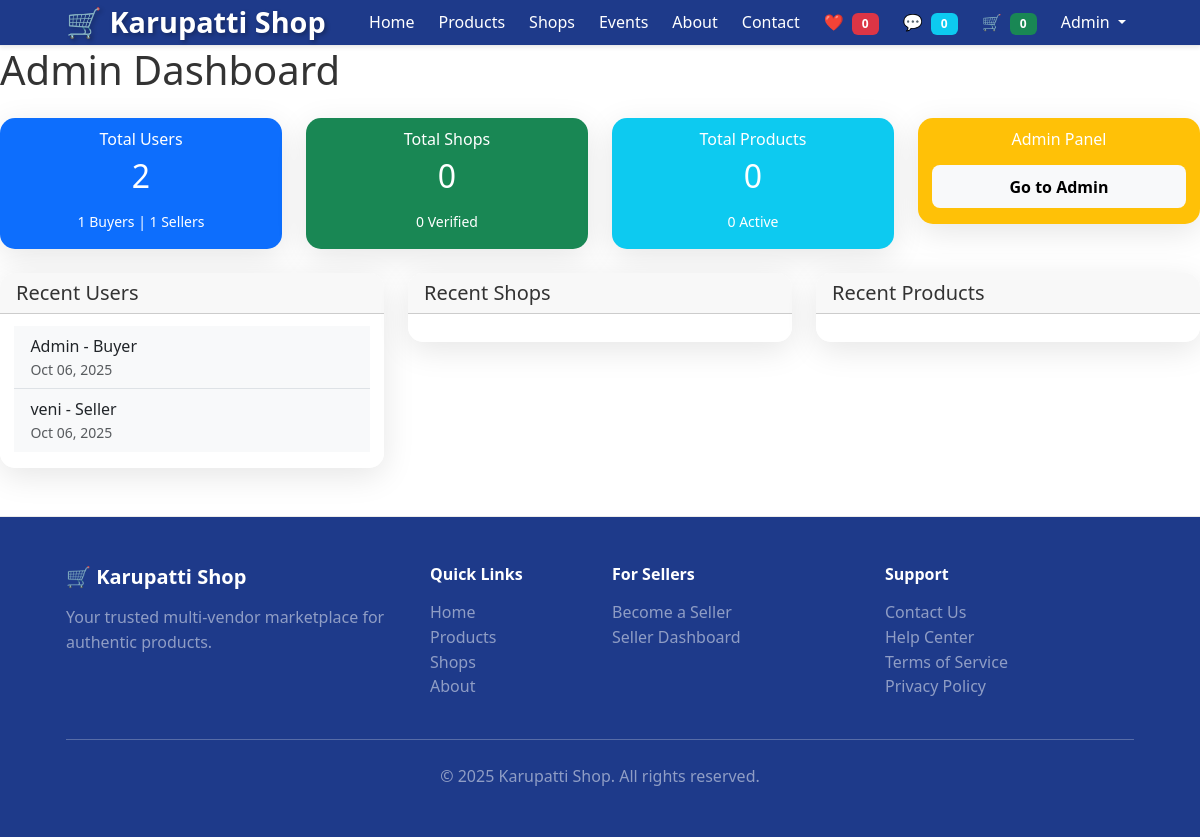
Before: /dashboard/admin/ (signed in) with the older database file.
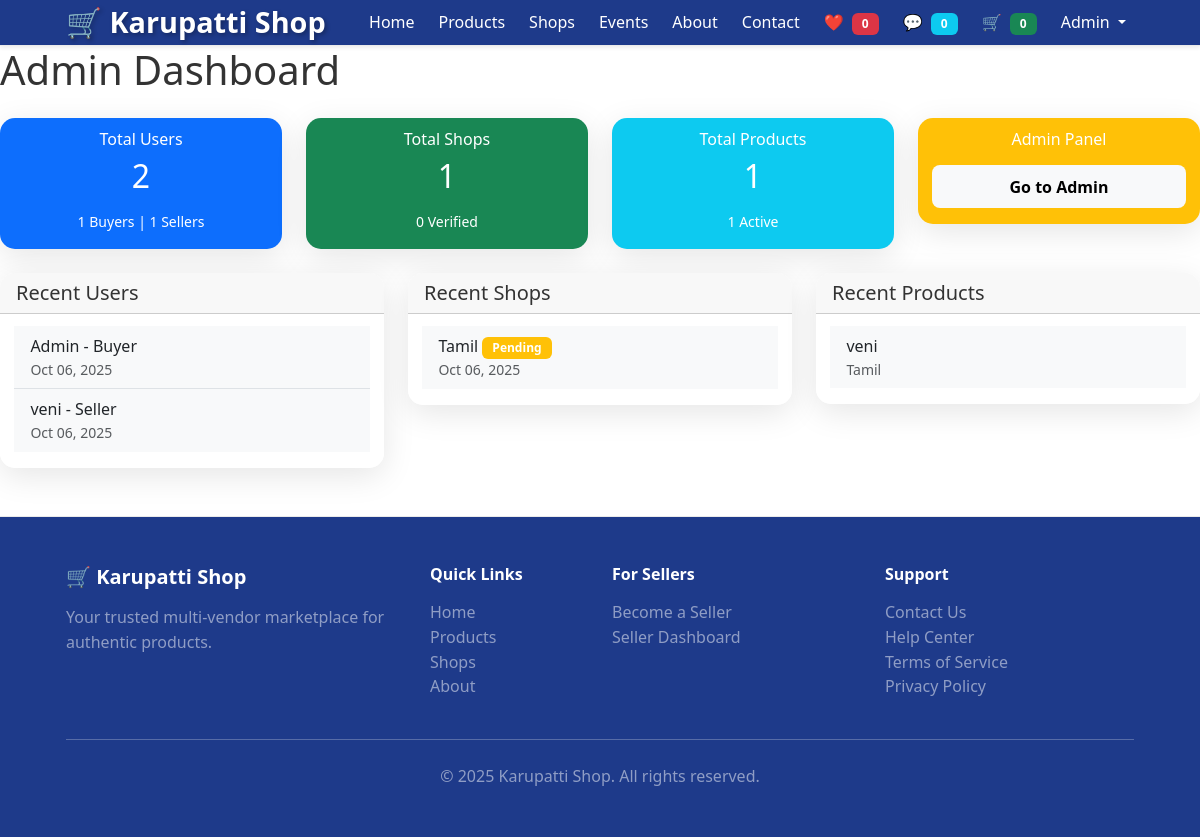
After: the same page with the newer database file.
### accounts/models.py (models this page shows, shortened)
class CustomUser(AbstractUser):
    ROLE_CHOICES = (
        ('buyer', 'Buyer'),
        ('seller', 'Seller'),
        ('admin', 'Admin'),
    )
    role = models.CharField(max_length=10, choices=ROLE_CHOICES, default='buyer')
    phone = models.CharField(max_length=20, blank=True, null=True)
    avatar = models.ImageField(upload_to='avatars/', blank=True, null=True)
    is_verified = models.BooleanField(default=False)
    created_at = models.DateTimeField(auto_now_add=True)
    updated_at = models.DateTimeField(auto_now=True)
    class Meta:
        verbose_name = _('User')
        verbose_name_plural = _('Users')
    @property
    def is_admin_user(self):
        return self.role == 'admin' or self.is_superuser

### shops/models.py (models this page shows, shortened)
class Shop(models.Model):
    owner = models.OneToOneField(CustomUser, on_delete=models.CASCADE, related_name='shop')
    name = models.CharField(max_length=200)
    slug = models.SlugField(max_length=200, unique=True)
    description = models.TextField(blank=True, null=True)
    logo = models.ImageField(upload_to='shops/logos/', blank=True, null=True)
    banner = models.ImageField(upload_to='shops/banners/', blank=True, null=True)
    email = models.EmailField()
    phone = models.CharField(max_length=20)
    address = models.TextField()
    is_active = models.BooleanField(default=True)
    is_verified = models.BooleanField(default=False)
    created_at = models.DateTimeField(auto_now_add=True)
    updated_at = models.DateTimeField(auto_now=True)
    class Meta:
        ordering = ['-created_at']

### store/models.py (models this page shows, shortened)
class Product(models.Model):
    shop = models.ForeignKey(Shop, on_delete=models.CASCADE, related_name='products')
    category = models.ForeignKey(Category, on_delete=models.SET_NULL, null=True, blank=True, related_name='products')
    name = models.CharField(max_length=200)
    slug = models.SlugField(max_length=200, unique=True)
    description = models.TextField(blank=True, null=True)
    price = models.DecimalField(max_digits=10, decimal_places=2)
    stock = models.PositiveIntegerField(default=0)
    image = models.ImageField(upload_to='products/', blank=True, null=True)
    is_active = models.BooleanField(default=True)
    is_featured = models.BooleanField(default=False)
    created_at = models.DateTimeField(auto_now_add=True)
    updated_at = models.DateTimeField(auto_now=True)
    class Meta:
        ordering = ['-created_at']

### dashboard/views.py (the view)
# urls.py: path('admin/', views.admin_dashboard_view, name='admin_dashboard'),
@login_required
@admin_required
def admin_dashboard_view(request):
    from accounts.models import CustomUser
    from shops.models import Shop
    from store.models import Product
    from payments.models import Payment
    total_users = CustomUser.objects.count()
    total_buyers = CustomUser.objects.filter(role='buyer').count()
    total_sellers = CustomUser.objects.filter(role='seller').count()
    total_shops = Shop.objects.count()
    verified_shops = Shop.objects.filter(is_verified=True).count()
    total_products = Product.objects.count()
    active_products = Product.objects.filter(is_active=True).count()
    recent_users = CustomUser.objects.order_by('-date_joined')[:10]
    recent_shops = Shop.objects.order_by('-created_at')[:10]
    recent_products = Product.objects.order_by('-created_at')[:10]
    context = {
        'total_users': total_users,
        'total_buyers': total_buyers,
        'total_sellers': total_sellers,
        'total_shops': total_shops,
        'verified_shops': verified_shops,
        'total_products': total_products,
        'active_products': active_products,
        'recent_users': recent_users,
        'recent_shops': recent_shops,
        'recent_products': recent_products,
    }
    return render(request, 'dashboard/admin_dashboard.html', context)

### wishlist/context_processors.py (called while the page is built)
def wishlist_count(request):
    if request.user.is_authenticated:
        try:
            wishlist = Wishlist.objects.get(user=request.user)
            return {'wishlist_count': wishlist.item_count}
        except Wishlist.DoesNotExist:
            return {'wishlist_count': 0}
    return {'wishlist_count': 0}

### templates/dashboard/admin_dashboard.html (shortened to what this page needs)
{% extends 'base.html' %}
{% block content %}
<h1 class="mb-4">Admin Dashboard</h1>
<div class="row mb-4">
    <div class="col-md-3">
        <div class="card text-center bg-primary text-white">
            <div class="card-body">
                <h5 class="card-title">Total Users</h5>
                <h2>{{ total_users }}</h2>
                <small>{{ total_buyers }} Buyers | {{ total_sellers }} Sellers</small>
            </div>
        </div>
    </div>
    <div class="col-md-3">
        <div class="card text-center bg-success text-white">
            <div class="card-body">
                <h5 class="card-title">Total Shops</h5>
                <h2>{{ total_shops }}</h2>
                <small>{{ verified_shops }} Verified</small>
            </div>
        </div>
    </div>
    <div class="col-md-3">
        <div class="card text-center bg-info text-white">
            <div class="card-body">
                <h5 class="card-title">Total Products</h5>
                <h2>{{ total_products }}</h2>
                <small>{{ active_products }} Active</small>
            </div>
        </div>
    </div>
    <div class="col-md-3">
        <div class="card text-center bg-warning text-white">
            <div class="card-body">
                <h5 class="card-title">Admin Panel</h5>
                <a href="/admin/" class="btn btn-light mt-2">Go to Admin</a>
            </div>
        </div>
    </div>
</div>
<div class="row">
    <div class="col-md-4">
        <div class="card">
            <div class="card-header">
                <h5 class="mb-0">Recent Users</h5>
            </div>
            <div class="card-body">
                <ul class="list-group list-group-flush">
                    {% for user in recent_users %}
                    <li class="list-group-item">
                        {{ user.username }} - {{ user.get_role_display }}
                        <small class="text-muted d-block">{{ user.date_joined|date:"M d, Y" }}</small>
                    </li>
                    {% endfor %}
                </ul>
            </div>
        </div>
    </div>
    <div class="col-md-4">
        <div class="card">
            <div class="card-header">
                <h5 class="mb-0">Recent Shops</h5>
            </div>
            <div class="card-body">
                <ul class="list-group list-group-flush">
                    {% for shop in recent_shops %}
                    <li class="list-group-item">
                        {{ shop.name }}
                        {% if shop.is_verified %}
                            <span class="badge bg-success">Verified</span>
                        {% else %}
                            <span class="badge bg-warning">Pending</span>
                        {% endif %}
                        <small class="text-muted d-block">{{ shop.created_at|date:"M d, Y" }}</small>
                    </li>
                    {% endfor %}
                </ul>
            </div>
        </div>
    </div>
    <div class="col-md-4">
        <div class="card">
            <div class="card-header">
                <h5 class="mb-0">Recent Products</h5>
            </div>
            <div class="card-body">
                <ul class="list-group list-group-flush">
                    {% for product in recent_products %}
                    <li class="list-group-item">
                        {{ product.name }}
                        <small class="text-muted d-block">{{ product.shop.name }}</small>
                    </li>
                    {% endfor %}
                </ul>
            </div>
        </div>
    </div>
</div>
{% endblock %}

### templates/base.html (shortened to what the changed rows need)
<!doctype html>
<html lang="en">
  <head>
    <link href="https://cdn.jsdelivr.net/npm/bootstrap@5.3.0/dist/css/bootstrap.min.css" rel="stylesheet">
    {% load static %}
    <link href="{% static 'css/bootstrap_overrides.css' %}" rel="stylesheet">
    <link href="{% static 'css/styles.css' %}" rel="stylesheet">
  </head>
  <body>
    <header class="site-header text-white shadow-sm">
      <nav class="navbar navbar-expand-lg navbar-dark container">
        <div class="container-fluid px-0">
          <div class="collapse navbar-collapse" id="mainNav">
            <ul class="navbar-nav ms-auto align-items-lg-center gap-lg-2">
              {% if user.is_authenticated %}
                <li class="nav-item">
                  <a class="nav-link position-relative" href="{% url 'wishlist:wishlist' %}">
                    ❤️ <span class="badge bg-danger ms-1">{{ wishlist_count|default:0 }}</span>
                  </a>
                </li>
                <li class="nav-item">
                  <a class="nav-link position-relative" href="{% url 'chat:conversation_list' %}">
                    💬 <span class="badge bg-info ms-1">{{ unread_messages_count|default:0 }}</span>
                  </a>
                </li>
                <li class="nav-item">
                  <a class="nav-link position-relative" href="{% url 'store:cart' %}">
                    🛒 <span class="badge bg-success ms-1">{{ cart_count|default:0 }}</span>
                  </a>
                </li>
                <li class="nav-item dropdown">
                  <a class="nav-link dropdown-toggle" href="#" role="button" data-bs-toggle="dropdown" aria-expanded="false">
                    {{ user.username }}
                  </a>
                </li>
              {% else %}
                <li class="nav-item"><a class="nav-link" href="{% url 'accounts:login' %}">Login</a></li>
                <li class="nav-item">
                  <a class="nav-link btn btn-light text-primary px-3 ms-lg-2 w-100-sm" href="{% url 'accounts:register' %}">Register</a>
                </li>
              {% endif %}
            </ul>
          </div>
        </div>
      </nav>
    </header>
    <main id="main-content">
      {% block content %}{% endblock %}
    </main>
  </body>
</html>

Changed rows visible on the page:
added Shop: name "Tamil", is_verified "Pending", created_at "Oct 06, 2025"
added Product: name "veni", shop.name "Tamil"
Other visible differences:
{{ total_shops }}: "0" → "1"
{{ total_products }}: "0" → "1"
{{ active_products }}: "0" → "1"
